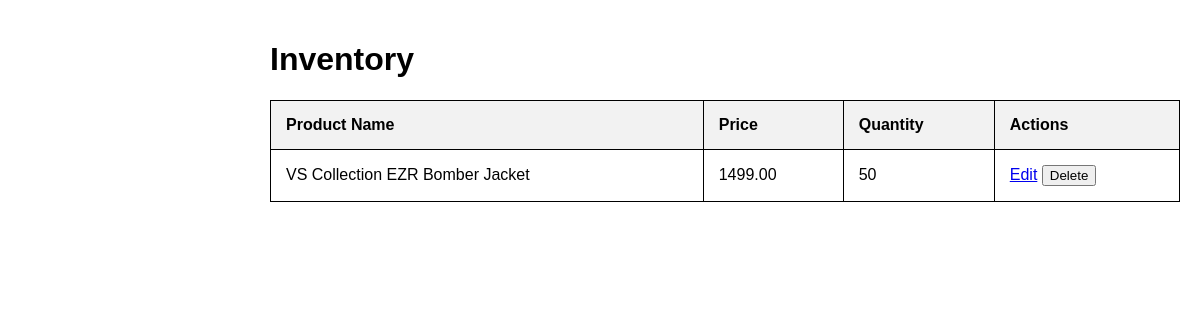
The page /EzRebornProgram/admin/inventory.php on the database its author committed.
### tables this page shows
CREATE TABLE `product` (
  `id` int(11) NOT NULL,
  `name` varchar(255) NOT NULL,
  `price` decimal(10,2) NOT NULL,
  `quantity` int(255) NOT NULL,
  `discount` decimal(10,2) NOT NULL,
  `imagePath` varchar(255) NOT NULL
);

### EzRebornProgram/admin/inventory.php (the view, shortened to what this page needs)
<?php
include('../LogReg/database.php');
$message = '';
$inventory_sql = "SELECT id, name, price, quantity FROM product";
$result = $conn->query($inventory_sql);
$products = [];
if ($result) {
    if ($result->num_rows > 0) {
        while ($row = $result->fetch_assoc()) {
            $products[] = $row;
        }
    } else {
        $message .= " No products found.";
    }
} else {
    $message .= " Error fetching products: " . $conn->error;
}
?>
<!DOCTYPE html>
<html lang="en">
<head>
    <link rel="stylesheet" href="home.css">
</head>
<body>
    <div class="content">
    <h1>Inventory</h1>
    <table>
        <thead>
            <tr>
                <th>Product Name</th>
                <th>Price</th>
                <th>Quantity</th>
                <th>Actions</th>
            </tr>
        </thead>
        <tbody>
            <?php foreach ($products as $product): ?>
                <tr>
                    <td><?php echo htmlspecialchars($product['name']); ?></td>
                    <td><?php echo htmlspecialchars($product['price']); ?></td>
                    <td><?php echo htmlspecialchars($product['quantity']); ?></td>
                    <td>
                        <a href="edit_products.php?id=<?php echo $product['id']; ?>" class="edit">Edit</a>
                        <form action="delete_product.php" method="POST" style="display:inline;">
                            <button type="submit" onclick="return confirm('Are you sure you want to delete this product?');">Delete</button>
                        </form>
                    </td>
                </tr>
            <?php endforeach; ?>
        </tbody>
    </table>
</body>
</html>

### EzRebornProgram/admin/home.css (style rules this page uses)
body { font-family: Arial, sans-serif; margin: 0; padding: 0; display: flex; justify-content: center; }
.content { margin-left: 250px; padding: 20px; flex: 1; }
table { width: 100%; border-collapse: collapse; }
table, th, td { border: 1px solid black; }
th, td { padding: 15px; text-align: left; }
th { background-color: #f2f2f2; }

### rows shown on the page
product: name "VS Collection EZR Bomber Jacket", price "1499.00", quantity "50"
